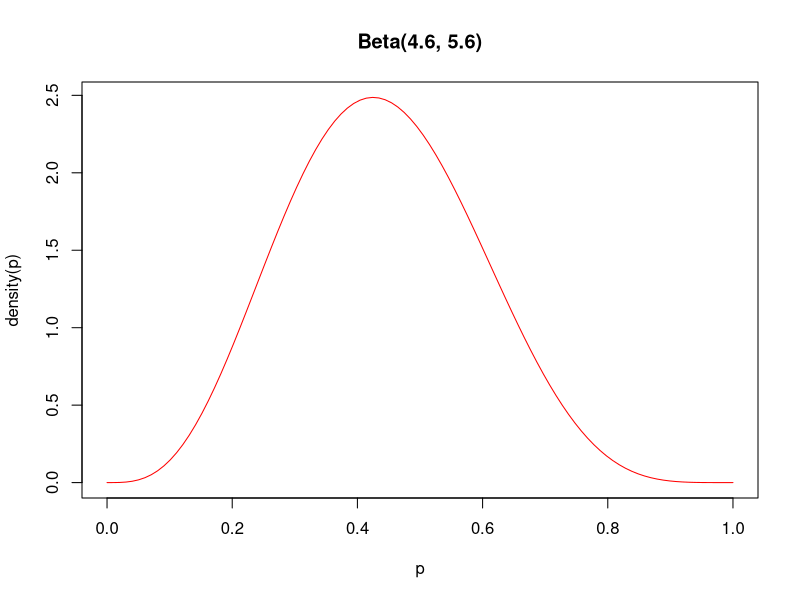
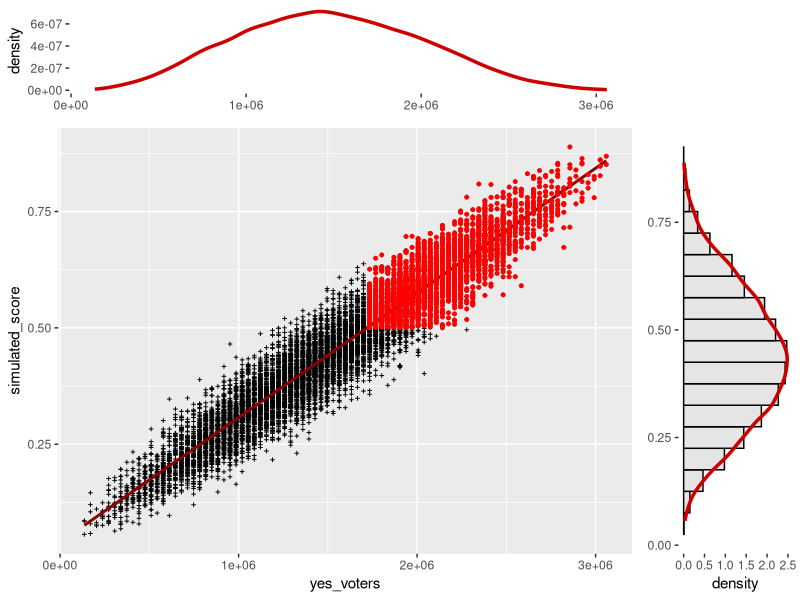

Recreate these plots in R, in order.
#------------------------------
# Gibbs sampling: Beta-Binomial
#------------------------------

# create the Gibbs sampler
Gibbs_sampler <- function(nsim, burn, alpha, beta, n) {
  
  X <- matrix(0, nsim, 2) # empty matrix to record the simulated values
  X[1,1] <- round(n*alpha/(alpha+beta)) # initial numerber of yes voters on subsamples
  X[1,2] <- alpha/(alpha+beta) # initial observation probability p, the proportion of yes voters
  
  for(i in 2:nsim) {
    X[i,1] = rbinom(1, size = n, prob = X[i-1,2]) # sample from the full conditional Binomial distribution
    X[i,2] = rbeta(1, alpha + X[i, 1], beta + n - X[i, 1]) # sample from the full conditional Beta distribution
  }
  
  b <- burn + 1 # record the burn in period (observations to be discarded)
  x <- X[b:nsim, ] 
  
  return(data.frame(x))
}

# The initial estimated percentage that a popular initiative is accepted is 
# 0.44% (44 yes on 100 people surveyed)  
# beta parameters:   alpha = 44; beta = 56; (alpha/(alpha+beta))

alpha = 4.4; beta = 5.6; (alpha/(alpha+beta))
alpha/(alpha+beta) # mean centered on 0.44

(alpha*beta) / ((alpha+beta)^2 * (alpha+beta+1)) # variance (high), reflect high uncertainty that the score will change in the future

# our prior distribution on the proportion of yes voters
p = seq(0,1, length=100)
plot(p, dbeta(p, alpha, beta), ylab="density(p)", xlab = "p", type ="l", col="red",
     main="Beta(4.6, 5.6)")

# run the simulations
set.seed(1986)
random_sample <- Gibbs_sampler(nsim = 11000, burn = 1000,
                               alpha = alpha,
                               beta = beta, n = 100)
random_sample

# extrapolate the result to the total population with a participation rate of 40%
random_sample <- data.frame(yes_voters=random_sample$X1*(8500000*0.4)/100, 
                            simulated_score = random_sample$X2)
random_sample

# probability that the popular initiative is accepted (majority of the voters)
length(which(random_sample$yes_voters > (8500000*0.4)/2 & random_sample$simulated_score > 0.5 )) / (length(random_sample[,1]))

# ploting the results

library(ggplot2)
library(gridExtra)

random_sample2 <- subset(random_sample, random_sample$yes_voters > ((8500000*0.4))/2 & random_sample$simulated_score > 0.5 )
dim(random_sample2)

htop <- ggplot(data=random_sample, aes(x=yes_voters)) + 
  geom_histogram(aes(y=..density..), fill = "grey90", color = "black", binwidth = 0.3) + 
  stat_density(colour = "red3", geom="line", size = 1.2, position="identity", show.legend=FALSE) +
  theme(axis.title.x = element_blank(),
        panel.background = element_blank())

blank <- ggplot() + geom_point(aes(1,1), colour="white") +
  theme(axis.ticks=element_blank(), panel.background=element_blank(), panel.grid=element_blank(),
        axis.text.x=element_blank(), axis.text.y=element_blank(), axis.title.x=element_blank(), axis.title.y=element_blank())

scatter <- ggplot(data=random_sample, aes(x=yes_voters, y=simulated_score)) + 
  geom_point(size = 0.6, pch=3) + 
  geom_smooth(method = "lm",se = FALSE, color="red4") +
  geom_text(x=-2.3, y= 1.9, label="R2 = 0.8053") +
  geom_point(data=random_sample2, 
             aes(x=yes_voters,y=simulated_score), 
             color='red',
             size=1)
theme_light()

hright <- ggplot(data=random_sample, aes(x=simulated_score)) + 
  geom_histogram(aes(y=..density..), fill = "grey90", color = "black", binwidth = 0.05) + 
  stat_density(colour = "red3", geom="line", size = 1.2, position="identity", show.legend=FALSE) +
  coord_flip() + theme(axis.title.y = element_blank(),
                       panel.background = element_blank())

grid.arrange(htop, blank, scatter, hright, ncol=2, nrow=2, widths=c(4, 1), heights=c(1, 4))

#----
# end
#----
